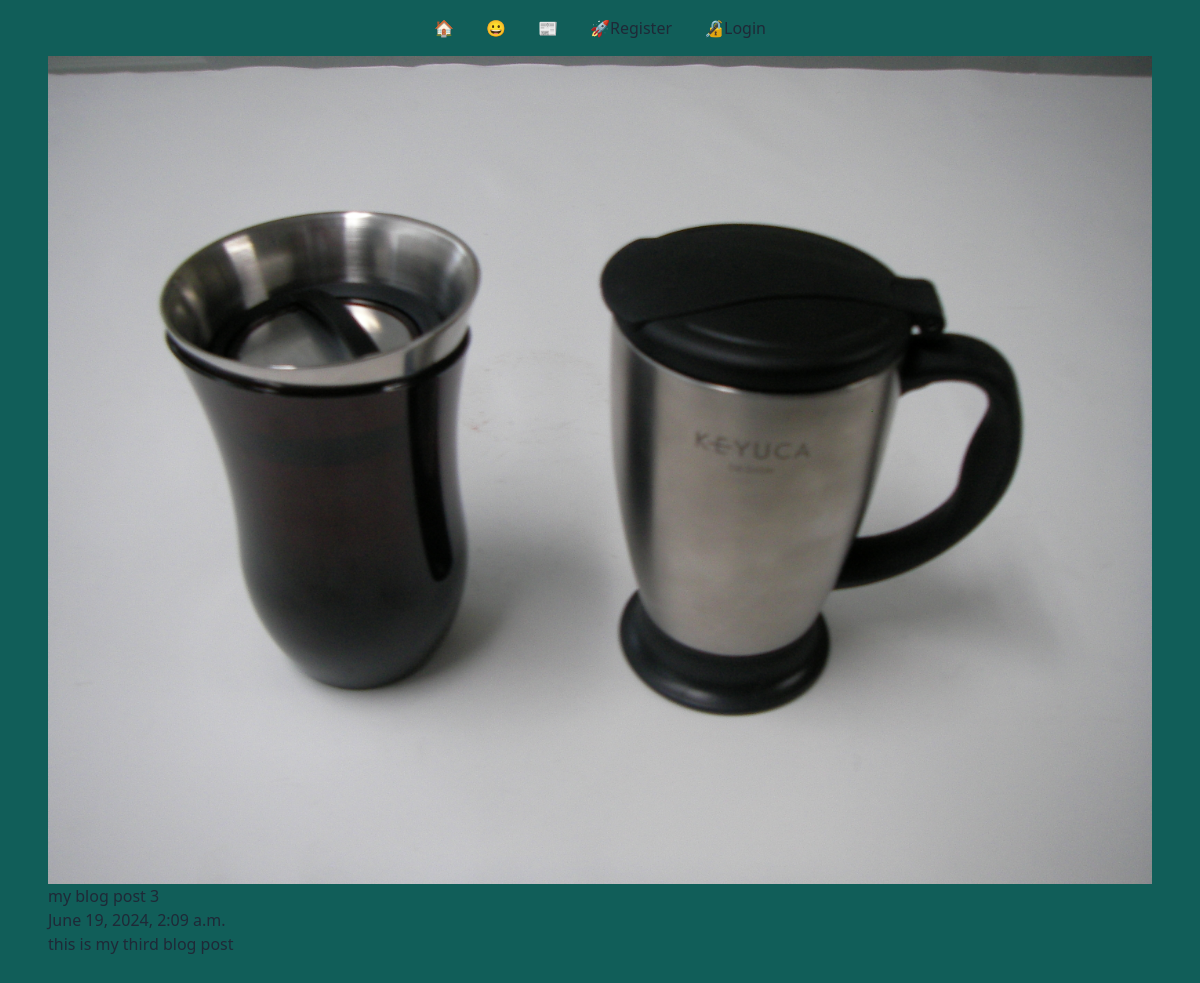
Screenshot of /posts/blog-3 with the database file from the repository.
### posts/models.py (models this page shows, shortened)
class Post(models.Model):
  title = models.CharField(max_length=75)
  body = models.TextField()
  slug = models.SlugField()
  date = models.DateTimeField(auto_now_add=True)
  banner = models.ImageField(default='fallback.png',blank=True)
  author = models.ForeignKey(User, on_delete=models.CASCADE,default=None)

### posts/views.py (the view)
# urls.py: path('<slug:slug>', views.post_page, name='page'), #posts:page
def post_page(request, slug):
  post = Post.objects.get(slug=slug)
  return render(request, 'posts/post_page.html', {'post': post})

### posts/templates/posts/post_page.html (shortened to what this page needs)
{% extends 'layout.html' %}
{% block content %}
  <section>
    <img class="banner" src="{{ post.banner.url }}" alt="{{ post.title }}" />
    <h1>{{ post.title }}</h1>
    <p>{{ post.date }}</p>
    <p>{{ post.body }}</p>
  </section>
{% endblock %}

### rows the page displays
Post: banner (picture), title "my blog post 3", date "June 19, 2024, 2:09 a.m.", body "this is my third blog post"
